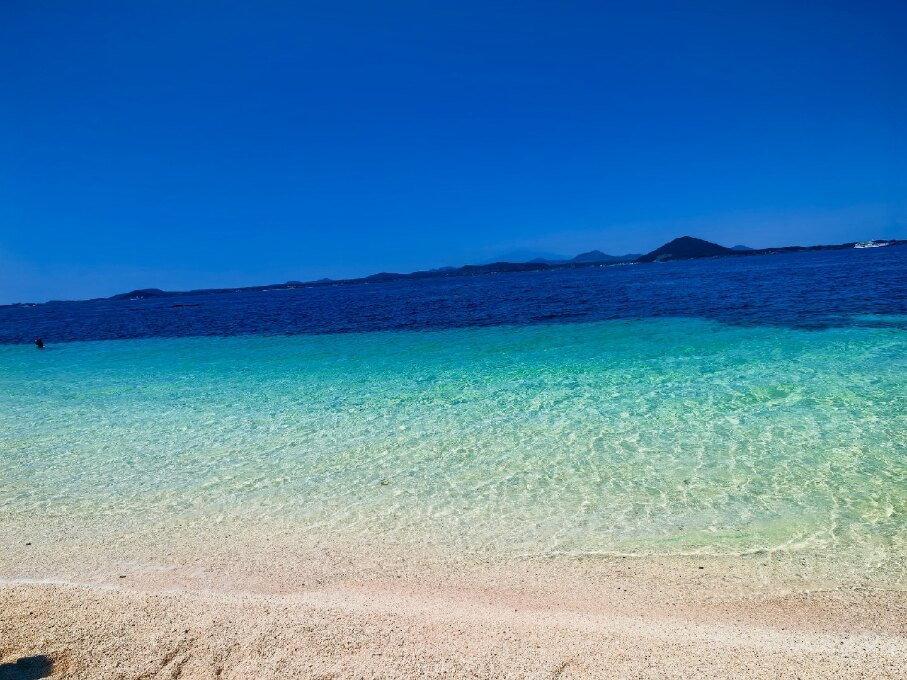
#> input picture zy-think/IMG_20260506_194102.jpg, 907 x 680 px
$ python vertical_gradient.py IMG_20260506_194102.jpg
#> lines starting #> are read from the running program, lines starting #| are printed output that depends on the picture
#!/usr/bin/env python3
"""
沿垂直方向采样颜色，还原「水面→水底」的连续渐变带。
证明水的颜色是一条渐变，不是单色。输出渐变带预览图 + 关键采样点。
"""
import sys, math
from PIL import Image, ImageDraw
import numpy as np

def srgb_to_linear(c):
    c = c / 255.0
    return c / 12.92 if c <= 0.04045 else ((c + 0.055) / 1.055) ** 2.4

def rgb_to_oklch(r, g, b):
    rL, gL, bL = srgb_to_linear(r), srgb_to_linear(g), srgb_to_linear(b)
    l = 0.4122214708*rL + 0.5363325363*gL + 0.0514459929*bL
    m = 0.2119034982*rL + 0.6806995451*gL + 0.1073969566*bL
    s = 0.0883024619*rL + 0.2817188376*gL + 0.6299787005*bL
    l_,m_,s_ = l**(1/3), m**(1/3), s**(1/3)
    L = 0.2104542553*l_ + 0.7936177850*m_ - 0.0040720468*s_
    a = 1.9779984951*l_ - 2.4285922050*m_ + 0.4505937099*s_
    bb = 0.0259040371*l_ + 0.7827717662*m_ - 0.8086757660*s_
    C = math.sqrt(a*a + bb*bb)
    H = (math.degrees(math.atan2(bb, a)) + 360) % 360
    return L, C, H

def main():
    img = Image.open(sys.argv[1]).convert("RGB")
#> img is the input picture: PIL image 907x680 RGB; mean R, G, B 80.1, 134.8, 173.5
    W, Hh = img.size
#> W = 907; Hh = 680
    arr = np.asarray(img).astype(np.float32)
    # 取画面中央纵向带（避开边缘），宽度 40% 居中
    x0, x1 = int(W*0.3), int(W*0.7)
#> x0 = 272; x1 = 634
    band = arr[:, x0:x1, :]            # (H, w, 3)
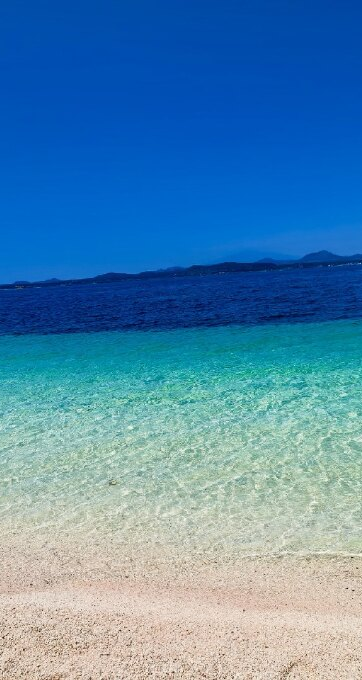
#> band: shape (680, 362, 3) float32; mean R, G, B 82.3, 136.2, 176
    row_mean = band.mean(axis=(1,))    # 每一行（每个高度）的平均色 (H,3)
#> row_mean = 680 rows, first 8: [0.638, 73.82, 165.7], [0.713, 73.99, 165.9], [0.511, 74.11, 166], [0.572, 74.18, 166], [0.511, 74.15, 166.1], [0.541, 74.17, 166.2], [0.517, 74.22, 166.3], [0.566, 74.28, 166.4]

    n_samples = 24
    step = max(1, Hh // n_samples)
#> step = 28
    print(f"图像 {W}x{Hh}，中央纵向带 x[{x0}:{x1}]，每行取平均色\n")
#| 图像 907x680，中央纵向带 x[272:634]，每行取平均色
    print(f"{'高度%':<7}{'HEX':<9}{'OKLCH(L C H)':<28}{'说明'}")
    print("-"*78)
    samples = []
    for y in range(0, Hh, step):
        r,g,b = [int(round(v)) for v in row_mean[y]]
        hexv = f"#{r:02X}{g:02X}{b:02X}"
        L,C,H = rgb_to_oklch(r,g,b)
        # 判断这行属于什么
        if H < 260 and H > 170:
            tag = "蓝（水面/水体）"
        elif 25 <= H <= 110:
            tag = "暖（沙滩/天空）"
        else:
            tag = "过渡/其他"
        print(f"{y/Hh*100:>5.0f}%  {hexv:<9}oklch({L:.3f} {C:.3f} {H:.1f}){'':<10}{tag}")
        samples.append((y/Hh, (r,g,b)))
#> this loop made 25 passes
#> (r, g, b, hexv, rL in rgb_to_oklch, gL in rgb_to_oklch, bL in rgb_to_oklch) on passes 1 to 12: (1, 74, 166, '#014AA6', 0.000304, 0.0685, 0.381), (0, 76, 171, '#004CAB', 0, 0.0723, 0.407), (1, 78, 175, '#014EAF', 0.000304, 0.0762, 0.429), (0, 79, 179, '#004FB3', 0, 0.0782, 0.451), (1, 82, 184, '#0152B8', 0.000304, 0.0844, 0.479), (0, 87, 190, '#0057BE', 0, 0.0953, 0.515), (0, 95, 196, '#005FC4', 0, 0.114, 0.552), (1, 102, 202, '#0166CA', 0.000304, 0.133, 0.591), (1, 109, 206, '#016DCE', 0.000304, 0.153, 0.617), (8, 111, 200, '#086FC8', 0.00243, 0.159, 0.578), (7, 59, 136, '#073B88', 0.00212, 0.0437, 0.246), (6, 46, 119, '#062E77', 0.00182, 0.0273, 0.184)
#|     0%  #014AA6  oklch(0.431 0.162 258.4)          蓝（水面/水体）
#|     4%  #004CAB  oklch(0.439 0.166 258.4)          蓝（水面/水体）
#|     8%  #014EAF  oklch(0.447 0.168 258.5)          蓝（水面/水体）
#|    12%  #004FB3  oklch(0.452 0.173 258.7)          蓝（水面/水体）
#|    16%  #0152B8  oklch(0.463 0.175 258.6)          蓝（水面/水体）
#|    21%  #0057BE  oklch(0.479 0.177 258.0)          蓝（水面/水体）
#|    25%  #005FC4  oklch(0.501 0.175 256.6)          蓝（水面/水体）
#|    29%  #0166CA  oklch(0.521 0.174 255.6)          蓝（水面/水体）
#> (further printed lines are left out)
#> after the loop, samples = 25 items

    # 生成渐变带预览：把整列平均色按高度还原成一条带
    band_h = Hh
#> band_h = 680
    grad = Image.new("RGB", (120, band_h), (255,255,255))
#> grad: PIL image 120x680 RGB; every value is 255
    gd = ImageDraw.Draw(grad)
    for y in range(band_h):
        r,g,b = [int(round(v)) for v in row_mean[y]]
        gd.line([(0,y),(120,y)], fill=(r,g,b))
#> this loop made 680 passes
#> (r, g, b) on passes 1 to 3: (1, 74, 166), (1, 74, 166), (1, 74, 166)
    # 横向拼：左=渐变带，右=色相曲线示意
    out = Image.new("RGB", (360, band_h), (245,245,245))
#> out: PIL image 360x680 RGB; every value is 245
    out.paste(grad, (0,0))
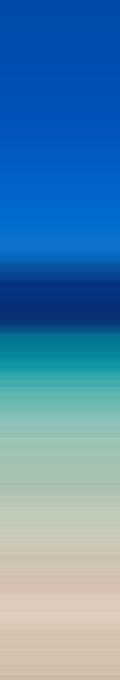
#> grad: PIL image 120x680 RGB; mean R, G, B 82.2, 136.2, 176
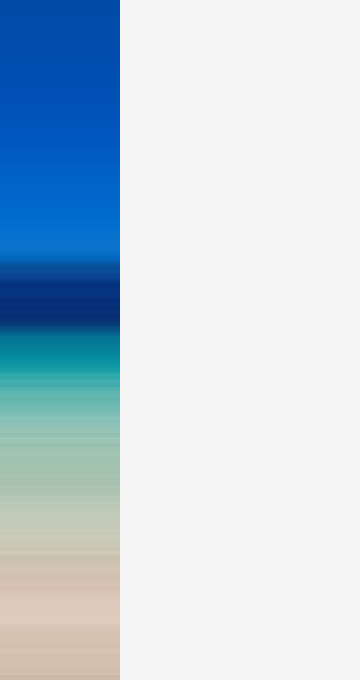
#> out: PIL image 360x680 RGB; mean R, G, B 190.7, 208.7, 222
    out.save("palette_gradient.png")
    print(f"\n纵向渐变带已保存: palette_gradient.png（左 120px 是从上到下的真实颜色渐变）")

if __name__ == "__main__":
    main()
